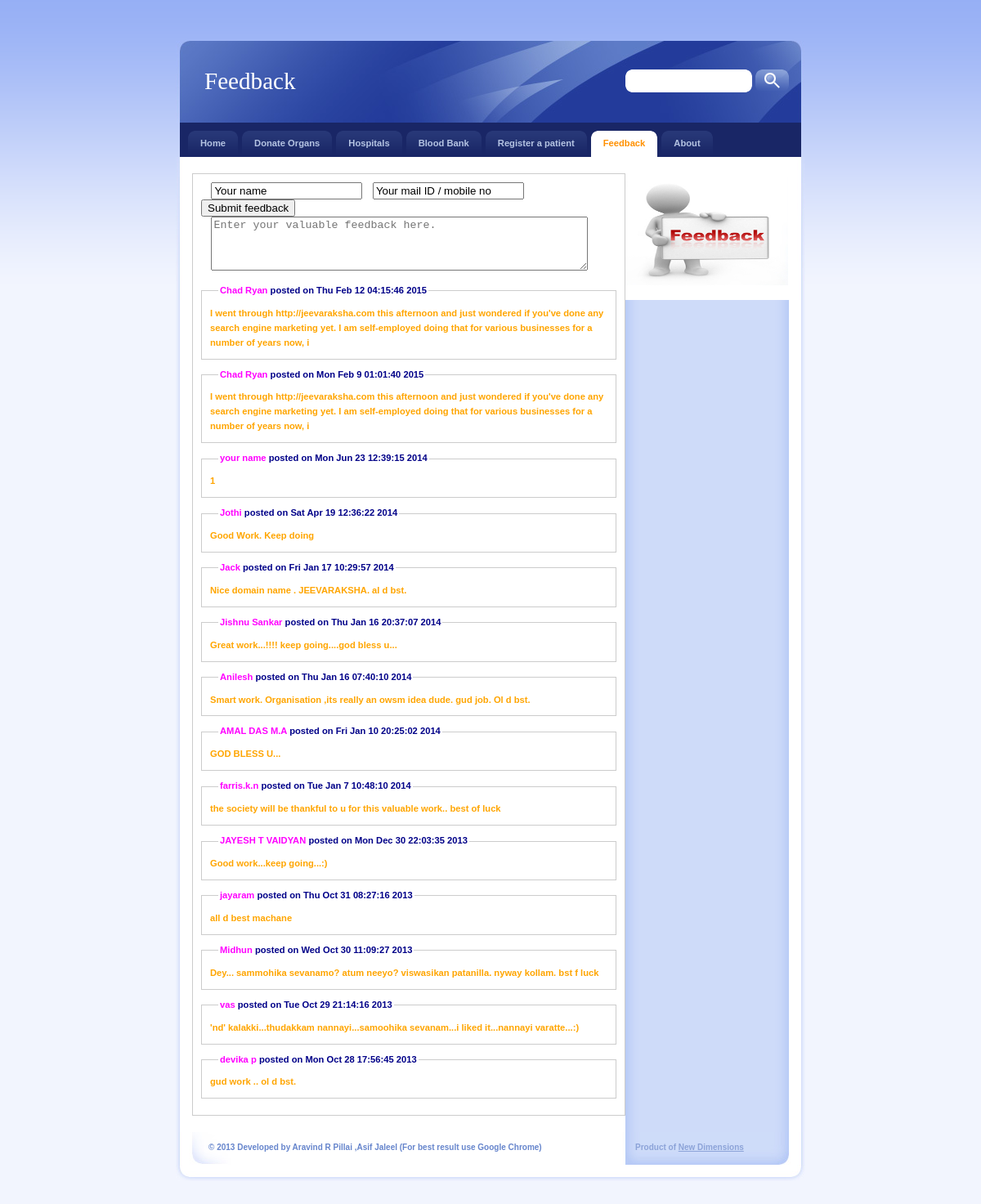
Page /feedback.php on the committed database.
### tables this page shows
CREATE TABLE IF NOT EXISTS `feedback` (
  `slno` int(11) DEFAULT NULL,
  `name` varchar(25) DEFAULT NULL,
  `mail` varchar(25) DEFAULT NULL,
  `text` varchar(200) DEFAULT NULL,
  `date_and_time_of_register` varchar(30) DEFAULT NULL,
  `ip_address` varchar(15) DEFAULT NULL
);

### feedback.php (the view, shortened to what this page needs)
<head>
    <link rel="stylesheet" media="screen,projection" type="text/css" href="./css/main.css" />
    <link rel="stylesheet" media="print" type="text/css" href="./css/print.css" />
    <link rel="stylesheet" media="aural" type="text/css" href="./css/aural.css" />
</head>
<body>
<div id="main" class="box">
    <div id="header">
     <h1 id="logo">Feedback <span></span></a></h1>
        <div id="search" class="noprint">
        <form action="" method="get">
        <span id="search-input-out"><input type="text" name="" id="search-input" size="30" /></span></label>
        <input type="image" src="design/search_submit.gif" id="search-submit" value="OK" />
        </form>
        </div>
      </div>
               <div id="tabs" class="noprint">
               <ul class="box">
                    <li><a href="index.php">Home<span class="tab-l"></span><span class="tab-r"></span></a></li>
                    <li><a href="donate_organ.html">Donate Organs<span class="tab-l"></span><span class="tab-r"></span></a></li>
                    <li><a href="hospital_registration.html">Hospitals<span class="tab-l"></span><span class="tab-r"></span></a></li>
					<li><a href="blood_bank.php">Blood Bank<span class="tab-l"></span><span class="tab-r"></span></a></li>
					<li><a href="need_help.html">Register a patient<span class="tab-l"></span><span class="tab-r"></span></a></li>
				    <li id="active"><a href="feedback.php">Feedback<span class="tab-l"></span><span class="tab-r"></span></a></li>
					<li><a href="about.html">About<span class="tab-l"></span><span class="tab-r"></span></a></li>
              </ul>
              </div>
    <div id="page" class="box">
    <div id="page-in" class="box">
        <div id="content">
<fieldset>
<form action="feedback.php" method="POST">
<input type= "text" name="name" value="Your name">&nbsp;&nbsp;&nbsp;
<input type= "text" name="mail" value="Your mail ID / mobile no">&nbsp;&nbsp;&nbsp;
<input type= "submit" name="submit" value="Submit feedback"><br>&nbsp;&nbsp;&nbsp;
<textarea placeholder="Enter your valuable feedback here." rows="4" cols="55" name="text" warp="physical"></textarea>
</form>
<?php
$table = "feedback";
$result = mysql_query("SELECT * FROM $table ORDER BY slno DESC");
while ($rows = mysql_fetch_array($result))
{
    $name = $rows['name'];
    $date = $rows['date_and_time_of_register'];
    $text = $rows['text'];
   	echo "<fieldset><legend><font color = \"MAGENTA\">$name </font>posted on $date</legend><font color=\"ORANGE\"><b> $text</b></font></fieldset>";
}
?>
</fieldset></div>
        <div id="about-me">
        <p><img src="design/feedback.jpg" height="132" width="199" />
        </div>
</div>
</div>
<div id="footer">
<p id="createdby"><font size="1"><b>Product of <a href="http://www.newdimensions.in">New Dimensions</a> </p>
<p id="copyright">&copy; 2013 Developed by Aravind R Pillai ,Asif Jaleel (For best result use Google Chrome)</font></b></p>
</div>
</body>
</html>

### css/main.css (style rules this page uses)
* { min-height:1px; }
body { border:0; margin:0; padding:0; background:#F2F5FE url("../design/bg.gif") 0 0 repeat-x; font:70%/160% "verdana",sans-serif; color:#192666; _text-align:center; }
a { color:#192666; }
p { border:0; margin:15px 0; padding:0; }
div { display:block; border:0; margin:0; padding:0; }
h1, h2, h3, h4, h5 { border:0; margin:15px 0 10px 0; padding:0; font-weight:bold; }
h1 { font-size:260%; line-height:100%; font-family:"georgia",serif; font-weight:normal; }
ul, ol { display:block; border:0; margin:15px 0 15px 40px; padding:0; }
li { display:list-item; border:0; margin:0; padding:0; _height:1px; }
form { border:0; margin:0; padding:0; }
fieldset { border:1px solid #ccc; margin:10px 0; padding:10px; }
legend { margin-left:10px; font-size:100%; font-weight:bold; color:#008; }
a, img, span { border:0; margin:0; padding:0; }
.box { min-height:1px; _height:1px; }
.box:after { content:"."; display:block; line-height:0px; font-size:0px; visibility:hidden; clear:both; }
#main { width:770px; margin:50px auto 0 auto; _text-align:left; }
#header { position:relative; width:770px; height:100px; margin:0; padding:0; background:#233C9B url("../design/header.jpg") 0 0 no-repeat; color:#FFF; }
#header #logo { position:absolute; top:35px; left:35px; margin:0; }
#header #search { position:absolute; top:35px; right:20px; }
#header #search form { position:relative; }
#header #search #search-input-out { position:absolute; top:0; right:45px; width:155px; height:28px; margin:0; padding:0; border:0; background:url("../design/search_input.gif") 0 0 no-repeat; font:bold 90%/100% "verdana",sans-serif; color:#192666; }
#header #search #search-input { width:140px; margin:5px 8px; padding:3px 0; border:0; background:#FFF; font:bold 100%/100% "verdana",sans-serif; color:#192666; }
#header #search #search-submit { position:absolute; top:0; right:0px; }
#tabs { background:#192666; margin:0 5px; padding:10px 0 0 0; _height:1px; }
#tabs ul { margin:0 10px; padding:0; list-style:none; }
#tabs ul li { margin:0 5px 0 0; padding:0; float:left; }
#tabs ul li a { display:block; position:relative; padding:7px 15px; border:0; background:url("../design/tab_link.gif") 0 0 repeat-x; color:#B5C4E3; font-weight:bold; text-decoration:none; cursor:pointer; }
#tabs ul li a span.tab-l, #tabs ul li a:hover span.tab-l { position:absolute; top:0; left:0; _left:-15px; width:8px; height:8px; background:url("../design/tab_link_l.gif") 0 0 no-repeat; }
#tabs ul li a span.tab-r, #tabs ul li a:hover span.tab-r { position:absolute; top:0; right:0; _right:-1px; width:8px; height:8px; background:url("../design/tab_link_r.gif") 100% 0 no-repeat; }
#tabs ul li#active a { background:#FFF; color:#FF9000; }
#tabs ul li#active a span.tab-l { position:absolute; top:0; left:0; _left:-15px; width:8px; height:8px; background:url("../design/tab_active_l.gif") 0 0 no-repeat; }
#tabs ul li#active a span.tab-r { position:absolute; top:0; right:0; width:8px; height:8px; background:url("../design/tab_active_r.gif") 100% 0 no-repeat; }
#page { width:770px; min-height:1px; background:#FFF url("../design/bg_page.gif") 0 0 repeat-y; _height:1px; }
#page-in { min-height:1px; padding:10px 0; background:url("../design/bg_page_in.jpg") 0 0 no-repeat; _height:1px; }
#content { float:left; width:530px; _width:550px; margin:0; padding:0 0 0 20px; }
#footer { position:relative; clear:both; width:770px; height:60px; margin-bottom:50px; background:url("../design/footer.jpg") 0 0 no-repeat; color:#6685CC; }
#footer a { color:#6685CC; }
#footer p#copyright { position:absolute; top:10px; left:40px; margin:0; }
#createdby { position:absolute; top:10px; left:562px; margin:0; color:#8CA3D8; }
#createdby a { color:#8CA3D8; }

### css/print.css (style rules this page uses)
body { border:0; margin:0; padding:0; font-size:12pt }
a { color:#000; text-decoration:none; }
h1, h2, h3 { page-break-after:avoid; page-break-inside:avoid; }
ul, ol, dl { page-break-before:avoid }
.noprint { display:none; }

### css/aural.css (style rules this page uses)
body { voice-family:paul,male; volume:loud; speech-rate:slow; richness:90; stress:20; }
h1, h2, h3, h4, h5 { cue-before:url("ping.au"); }
p, table { pause:50ms; }

### rows in the picture
feedback: name "Chad Ryan", date_and_time_of_register "Thu Feb 12 04:15:46 2015", text "I went through http://jeevaraksha.com this afternoon and just wondered if you've done any search engine marketing yet. I am self-employed doing that for various businesses for a number of years now, i"
feedback: name "Chad Ryan", date_and_time_of_register "Mon Feb 9 01:01:40 2015", text "I went through http://jeevaraksha.com this afternoon and just wondered if you've done any search engine marketing yet. I am self-employed doing that for various businesses for a number of years now, i"
feedback: name "your name", date_and_time_of_register "Mon Jun 23 12:39:15 2014", text "1"
feedback: name "Jothi", date_and_time_of_register "Sat Apr 19 12:36:22 2014", text "Good Work. Keep doing"
feedback: name "Jack", date_and_time_of_register "Fri Jan 17 10:29:57 2014", text "Nice domain name . JEEVARAKSHA. al d bst."
feedback: name "Jishnu Sankar", date_and_time_of_register "Thu Jan 16 20:37:07 2014", text "Great work...!!!! keep going....god bless u..."
feedback: name "Anilesh", date_and_time_of_register "Thu Jan 16 07:40:10 2014", text "Smart work. Organisation ,its really an owsm idea dude. gud job. Ol d bst."
feedback: name "AMAL DAS M.A", date_and_time_of_register "Fri Jan 10 20:25:02 2014", text "GOD BLESS U..."
feedback: name "farris.k.n", date_and_time_of_register "Tue Jan 7 10:48:10 2014", text "the society will be thankful to u for this valuable work.. best of luck"
feedback: name "JAYESH T VAIDYAN", date_and_time_of_register "Mon Dec 30 22:03:35 2013", text "Good work...keep going...:)"
feedback: name "jayaram", date_and_time_of_register "Thu Oct 31 08:27:16 2013", text "all d best machane"
feedback: name "Midhun", date_and_time_of_register "Wed Oct 30 11:09:27 2013", text "Dey... sammohika sevanamo? atum neeyo? viswasikan patanilla. nyway kollam. bst f luck"
feedback: name "vas", date_and_time_of_register "Tue Oct 29 21:14:16 2013", text "'nd' kalakki...thudakkam nannayi...samoohika sevanam...i liked it...nannayi varatte...:)"
feedback: name "devika p", date_and_time_of_register "Mon Oct 28 17:56:45 2013", text "gud work .. ol d bst."
